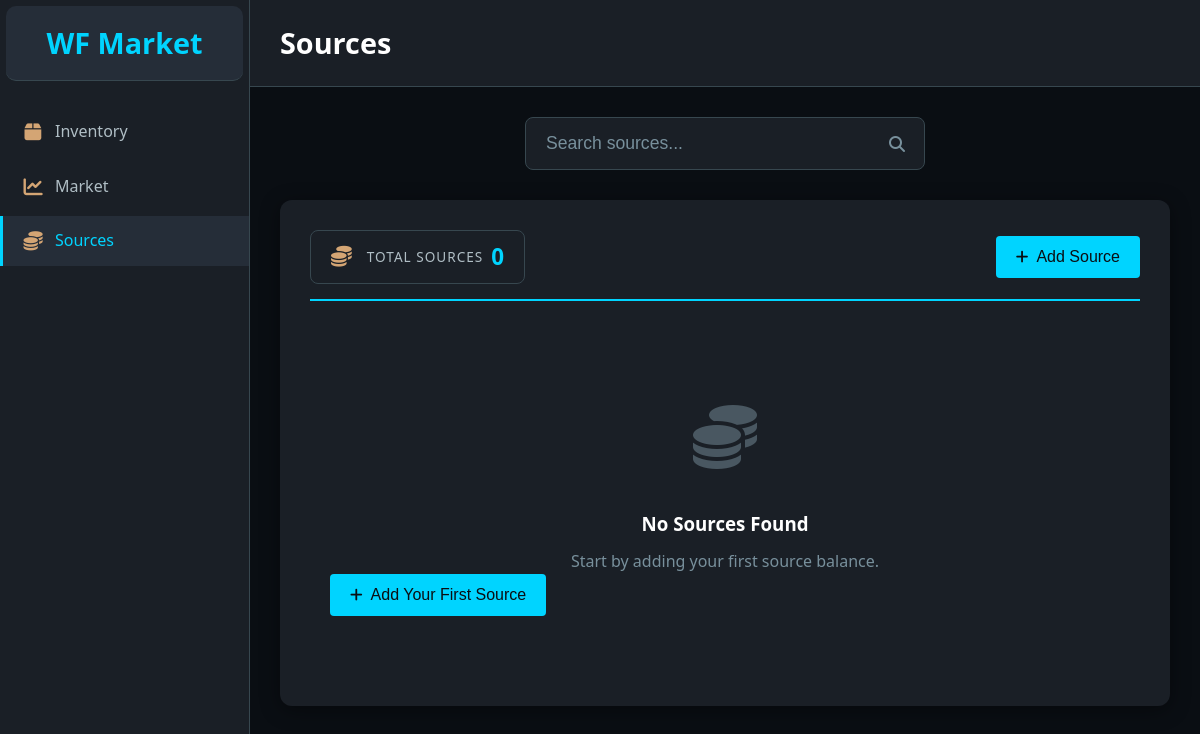
The app's page /sources/, older data.
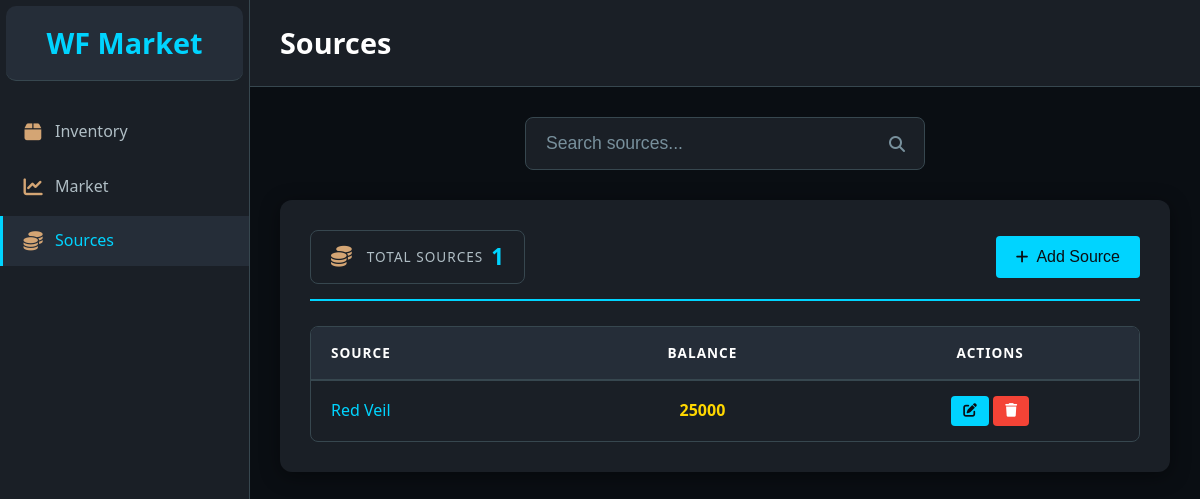
The same page, newer data.
### sources/models.py (models this page shows, shortened)
class SourceBalance(models.Model):
    source = models.CharField(max_length=100, unique=True)
    balance = models.PositiveIntegerField(default=0)

### sources/views.py (the view)
# urls.py: path('', views.index, name='index'),
def index(request):
    sources = SourceBalance.objects.all().order_by('source')
    return render(request, 'sources/index.html', {
        'sources': sources,
        'total_sources': sources.count()
    })

### sources/templates/sources/index.html (shortened to what this page needs)
{% extends 'base.html' %}
{% block page_title %}Sources{% endblock %}
{% block content %}
<div class="search-section">
    <div class="search-container">
        <input type="text" id="searchInput" placeholder="Search sources..." class="search-input">
    </div>
</div>
<div class="inventory-section">
    <div class="section-header">
        <div class="stats-container">
            <div class="inventory-info-card">
                <i class="fas fa-coins inventory-icon"></i>
                <div class="inventory-stats">
                    <span class="stats-label">Total Sources</span>
                    <span class="stats-count" id="sourcesCount">{{ total_sources }}</span>
                </div>
            </div>
        </div>
        <button class="btn btn-add" onclick="showAddSourceModal()">
            <i class="fas fa-plus"></i>
            Add Source
        </button>
    </div>
    {% if sources %}
        <div class="table-container">
            <table class="inventory-table" id="sourcesTable">
                <thead>
                    <tr>
                        <th>Source</th>
                        <th>Balance</th>
                        <th>Actions</th>
                    </tr>
                </thead>
                <tbody id="sourcesTableBody">
                    {% for source in sources %}
                    <tr class="inventory-row" data-source-id="{{ source.id }}">
                        <td class="source-name">{{ source.source|title }}</td>
                        <td class="source-balance">{{ source.balance }}</td>
                        <td class="source-actions">
                            <button class="btn btn-edit" onclick="editSource({{ source.id }}, '{{ source.source }}', {{ source.balance }})" title="Edit source">
                                <i class="fas fa-edit"></i>
                            </button>
                            <button class="btn btn-delete" onclick="confirmDeleteSource({{ source.id }}, '{{ source.source }}')" title="Delete source">
                                <i class="fas fa-trash"></i>
                            </button>
                        </td>
                    </tr>
                    {% endfor %}
                </tbody>
            </table>
        </div>
    {% else %}
        <div class="empty-state">
            <div class="empty-icon">
                <i class="fas fa-coins"></i>
            </div>
            <h3>No Sources Found</h3>
            <p>Start by adding your first source balance.</p>
            <button class="btn btn-add" onclick="showAddSourceModal()">
                <i class="fas fa-plus"></i>
                Add Your First Source
            </button>
        </div>
    {% endif %}
</div>
{% endblock %}

### templates/base.html (shortened to what this page needs)
<!DOCTYPE html>
<html lang="en">
<head>
    {% load static %}
    <link rel="stylesheet" href="https://cdnjs.cloudflare.com/ajax/libs/font-awesome/6.4.0/css/all.min.css">
    <link rel="stylesheet" href="{% static 'css/style.css' %}">
</head>
<body>
    <div class="app-container">
        <nav class="sidebar">
            <div class="sidebar-header">
                <h2>WF Market</h2>
            </div>
            <ul class="sidebar-nav">
                <li class="nav-item">
                    <a href="{% url 'inventory:index' %}" class="nav-link {% if request.resolver_match.app_name == 'inventory' %}active{% endif %}">
                        <i class="fas fa-box nav-icon"></i>
                        <span class="nav-text">Inventory</span>
                    </a>
                </li>
                <li class="nav-item">
                    <a href="{% url 'market:index' %}" class="nav-link {% if request.resolver_match.app_name == 'market' %}active{% endif %}">
                        <i class="fas fa-chart-line nav-icon"></i>
                        <span class="nav-text">Market</span>
                    </a>
                </li>
                <li class="nav-item">
                    <a href="{% url 'sources:index' %}" class="nav-link {% if request.resolver_match.app_name == 'sources' %}active{% endif %}">
                        <i class="fas fa-coins nav-icon"></i>
                        <span class="nav-text">Sources</span>
                    </a>
                </li>
            </ul>
        </nav>
        <main class="main-content">
            <div class="content-header">
                <h1>{% block page_title %}Warframe Market Manager{% endblock %}</h1>
            </div>
            <div class="content-body">
                {% block content %}{% endblock %}
            </div>
        </main>
    </div>
</body>
</html>

### static/css/style.css (style rules this page uses)
* { margin: 0; padding: 0; box-sizing: border-box; }
:root { --bg-primary: #0a0e13; --bg-secondary: #1a1f26; --bg-tertiary: #252d38; --accent-blue: #00d4ff; --accent-gold: #ffd700; --text-primary: #ffffff; --text-secondary: #b0bec5; --text-muted: #78909c; --border-color: #37474f; --hover-color: #2c3e50; --success: #4caf50; --warning: #ff9800; --error: #f44336; --info: #2196f3; }
body { font-family: 'Segoe UI', Tahoma, Geneva, Verdana, sans-serif; background-color: var(--bg-primary); color: var(--text-primary); line-height: 1.6; }
.app-container { display: flex; min-height: 100vh; }
.sidebar { width: 250px; background-color: var(--bg-secondary); border-right: 1px solid var(--border-color); position: fixed; height: 100vh; overflow-y: auto; z-index: 1000; }
.sidebar-header { padding: 14px; border-bottom: 1px solid var(--border-color); background-color: var(--bg-tertiary); margin: 6px; border-radius: 10px; }
.sidebar-header h2 { color: var(--accent-blue); font-size: 1.8rem; font-weight: 600; text-align: center; }
.sidebar-nav { list-style: none; padding: 20px 0; }
.nav-item { margin-bottom: 5px; }
.nav-link { display: flex; align-items: center; padding: 12px 20px; color: var(--text-secondary); text-decoration: none; transition: all 0.3s ease; border-left: 3px solid transparent; }
.nav-link.active { background-color: var(--bg-tertiary); color: var(--accent-blue); border-left-color: var(--accent-blue); }
.nav-link.active .nav-icon { color: #d4a574; }
.nav-icon { margin-right: 12px; font-size: 1.2rem; width: 20px; text-align: center; color: #d4a574; }
.nav-text { font-weight: 500; }
.main-content { flex: 1; margin-left: 250px; background-color: var(--bg-primary); min-height: 100vh; }
.content-header { background-color: var(--bg-secondary); border-bottom: 1px solid var(--border-color); padding: 20px 30px; }
.content-header h1 { color: var(--text-primary); font-size: 1.8rem; font-weight: 600; }
.content-body { padding: 30px; }
.btn { display: inline-block; padding: 10px 20px; border: none; border-radius: 4px; text-decoration: none; cursor: pointer; font-weight: 500; transition: all 0.3s ease; }

Row changes from the older to the newer data that the page shows:
added SourceBalance: source "Red Veil", balance "25000"
Text that changed along with them:
{{ total_sources }}: "0" → "1"
text no longer shown: "No Sources Found Start by adding your first source balance. Add Your First Source"
text now shown: "SOURCE BALANCE ACTIONS"
